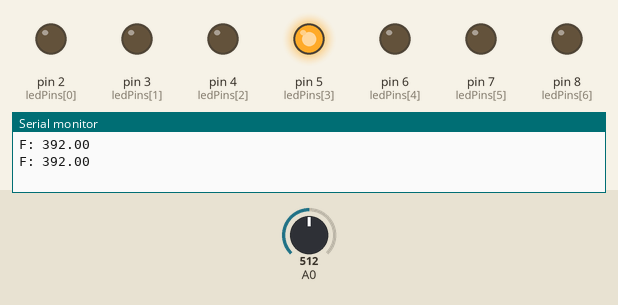
Recording of a sketch running on a simulated Arduino Uno, built with avr-gcc and run on an emulated ATmega328P. On the bench: output pins drawn as LEDs (lit = HIGH), the last lines printed to the serial monitor. The inputs (shaded band) are chosen by the test bench; at power-on: A0 = 512.

Above: at 1.8 s.
1.9 s: A0 set to 716
At 3.1 s:
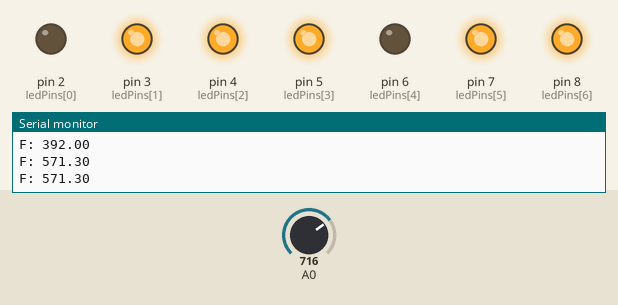
3.5 s: A0 set to 900
At 4.7 s:
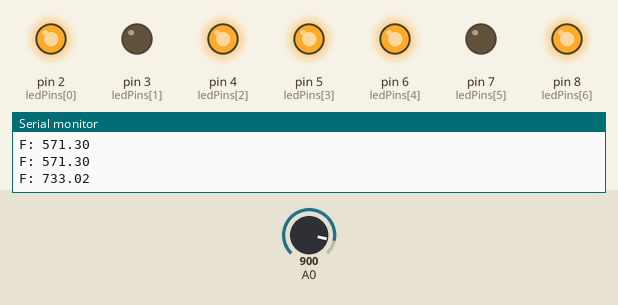
5.5 s: A0 set to 1023
At 7.2 s:
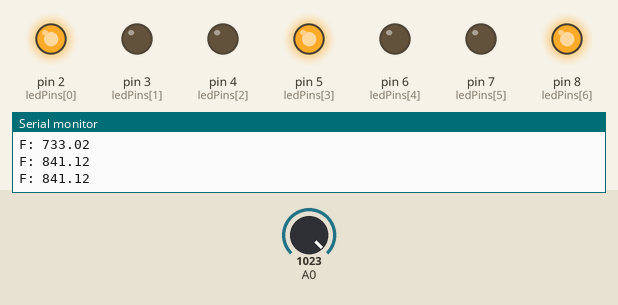
7.5 s: A0 set to 511
At 9.0 s:
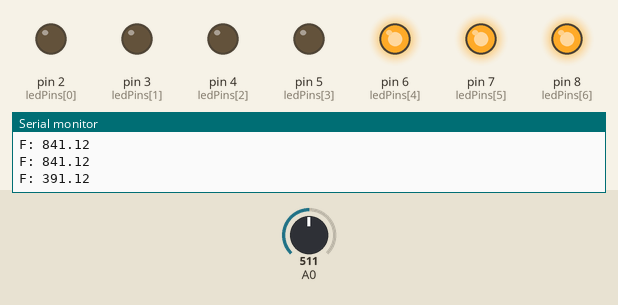
9.5 s: A0 set to 306
At 10.6 s:
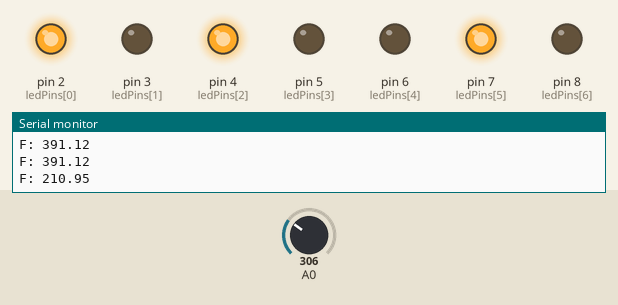
11.5 s: A0 set to 122
At 13.4 s:
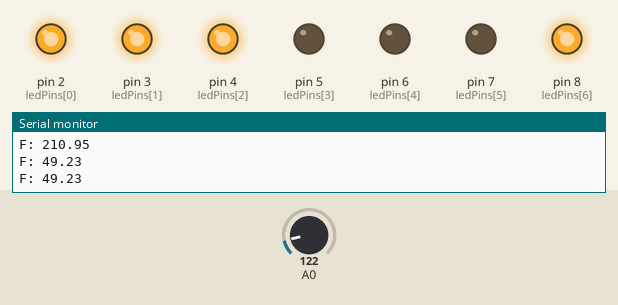
Timing chart, 0 to 14.5 s (numbered marks = the images above; inputs shaded):
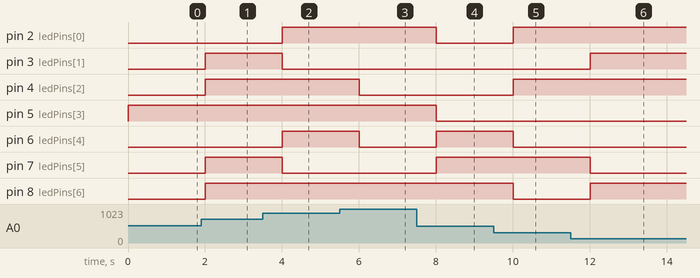

The sketch:

Thermometer.ino
```cpp
/*     ---------------------------------------------------------
*     |  Arduino Experimentation Kit Example Code             |
*     |  CIRC-10 .: Temperature :. (TMP36 Temperature Sensor) |
*     ---------------------------------------------------------
*
*  A simple program to output the current temperature(F) in bianary to the LEDs
*
*  For more details on this circuit: http://tinyurl.com/c89tvd
*/

/*
 Name:		Thermometer.ino
 Created:	2/14/2016 5:27:06 PM
 Author:	Candelario Daniel Eguia
*/

//TMP36 Pin Variables
int temperaturePin = 0; //the analog pin the TMP36's Vout (sense) pin is connected to
						//the resolution is 10 mV / degree centigrade
						//(500 mV offset) to make negative temperatures an option
						/*
						* getVoltage() - returns the voltage on the analog input defined by
						* pin
						*/

//LED Pin Variables
int ledPins[] = { 2,3,4,5,6,7,8 }; //An array to hold the pin each LED is connected to
									 //i.e. LED #0 is connected to pin 2, LED #1, 3 and so on
									 //to address an array use ledPins[0] this would equal 2
									 //and ledPins[7] would equal 9

float getVoltage(int pin) {
	return ((analogRead(pin) * 5.0)/1024.0); //converting from a 0 to 1023 digital range
										   // to 0 to 5 volts (each 1 reading equals ~ 5 millivolts
}

/*
* BianaryReadOut() - Will light LED according to the Temperature
*/
void BianaryReadOut(float temp) {
	int bianaryArray[7];//holds the bianary conversion of the temperature
	int t = temp;		//holds the value of temp in integer form
	int x = 6;			//iterates through the array
	while (t != 0 && x >= 0) {			//Reduces the Temp by half each time
		 int rem = t % 2;		//Gets the remainder if any
		 bianaryArray[x] = rem; // into stack at position x
		 t = t / 2;
		 x--;
	}
	for (int i = 0; i < 7; i++) {
		if(digitalRead(ledPins[i]) == HIGH && bianaryArray[i] == 0)	digitalWrite(ledPins[i], LOW); //turn off an active LED
		//Serial.print(bianaryArray[i]);
		if (bianaryArray[i]==1) digitalWrite(ledPins[i], HIGH);     //turn on LED #i
		bianaryArray[i] = 0;
	}

}

						/*
						* setup() - this function runs once when you turn your Arduino on
						* We initialize the serial connection with the computer
						*/
void setup()
{
	Serial.begin(9600);  //Start the serial connection with the copmuter
						 //to view the result open the serial monitor
						 //last button beneath the file bar (looks like a box with an antenae)
	for (int i = 0; i < 8; i++) {         //this is a loop and will repeat eight times
		pinMode(ledPins[i], OUTPUT); //we use this to set each LED pin to output
	}
}

void loop()                     // run over and over again
{

	float temperature = getVoltage(temperaturePin);  //getting the voltage reading from the temperature sensor
	temperature = (((temperature - .5) * 100) * 1.8) + 32;          //converting from 10 mv per degree wit 500 mV offset
													 //to degrees ((volatge - 500mV) times 100)
	Serial.print("F: ");
	Serial.println(temperature);                     //printing the result

	BianaryReadOut(temperature);
	delay(1000);                                     //waiting a second
}
```

Measured:
- after the input at 1.9 s, pin 3 (ledPins[1]), pin 4 (ledPins[2]), pin 7 (ledPins[5]), pin 8 (ledPins[6]): LOW → HIGH after 0.10 s
- after the input at 3.5 s, pin 2 (ledPins[0]), pin 6 (ledPins[4]): LOW → HIGH after 0.50 s; pin 3 (ledPins[1]), pin 7 (ledPins[5]): HIGH → LOW after 0.50 s
- after the input at 5.5 s, pin 4 (ledPins[2]), pin 6 (ledPins[4]): HIGH → LOW after 0.51 s
- after the input at 7.5 s, pin 2 (ledPins[0]), pin 5 (ledPins[3]): HIGH → LOW after 0.51 s; pin 6 (ledPins[4]), pin 7 (ledPins[5]): LOW → HIGH after 0.51 s
- after the input at 9.5 s, pin 2 (ledPins[0]), pin 4 (ledPins[2]): LOW → HIGH after 0.51 s; pin 6 (ledPins[4]), pin 8 (ledPins[6]): HIGH → LOW after 0.51 s
- after the input at 11.5 s, pin 3 (ledPins[1]), pin 8 (ledPins[6]): LOW → HIGH after 0.51 s; pin 7 (ledPins[5]): HIGH → LOW after 0.51 s
